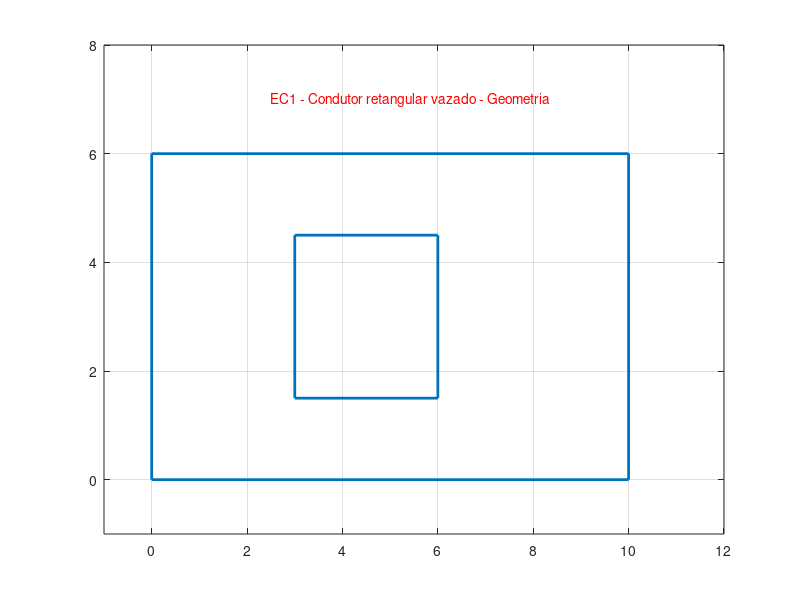

The MATLAB source for this figure: (Note: this script raises an error after producing the figure.)
%%%%%%%%%%%%%%%%%%%%%%%%%%%%%%%%%%%%%%%%%%%%%%%%%%%%%%%%%%%%%%%%%%%%%%
%
%		PTC3213 - EC1 � 2019 � M�todo das Diferen�as Finitas
%				Solu��o da Equa��o de Laplace
%  			        Turma �X�  - Professor �Y�
%
%    �Beltrano de Tal�	nUSP 11111111
%    �Ciclano de Tal�	nUSP 22222222
%    �Fulano de Tal�	nUSP 33333333
%
%%%%%%%%%%%%%%%%%%%%%%%%%%%%%%%%%%%%%%%%%%%%%%%%%%%%%%%%%%%%%%%%%%%%%
clear;
clf;
% define regiao:
% este dx e' a discretizacao utilizada (somente os valores abaixo s�o
% poss�veis!)
%dx=0.05; % Tempo de execu��o longo!!
%dx=0.1;
%dx=0.25;
dx=0.5;
 
eps0= 8.854e-12;
epsr= 2 ; %modificado
sigma= 3.0 ; %modificado
sigma_dual= 3.5 ; %modificado
dy=dx;
tol=1e-4;
maxit=1e4;
iter=0;
Vmin= 0 ; %modificado
Vmax= 100 ; %modificado
erro=0.0;
start= -1; % chute inicial
start_Dual= -1;

a= 10 ; %modificado
b= 6 ; %modificado
c= 3 ; %modificado
d= b-3 ; %modificado
g= 3 ; %modificado
h= (b-d)/2 ; %modificado
lx=a;
ly=b;
Nx=round(lx/dx)+1;
Ny=round(ly/dx)+1;
%
% figura 1 � Geometria do condutor
%
 figure(1);
xv = [0 a a 0 0 NaN g g g+c g+c g];
yv = [0 0 b b 0 NaN h h+d h+d h h];
%
%  Tra�ado do problema
 plot(xv,yv,'LineWidth',2)
 text(a/4,b+1,'EC1 - Condutor retangular vazado - Geometria','Color','r')
 grid on
 axis ([-1 a+2 -1 b+2])
%
%   Discretiza��o (gera��o da grade)
%
%
xgv=((1:Nx)-1)*dx;
ygv=((1:Ny)-1)*dx;
[x,y]=meshgrid(xgv,ygv);
[in,on] = inpolygon(x,y,xv,yv);
%
% figura 2 - Grade
%
% figure(2)
% plot(xv,yv) 
% text(a/3,b+1,'Grade Regular','Color','r')
% axis ([-1 a+2 -1 b+2])
% hold on
% plot(x(in&~on),y(in&~on),'r+') 
% 
% plot(x(on),y(on),'k*') 
% 
% axis ([-1 a+2 -1 b+2])
% grid on
% hold off
%
% figura 3 � Pontos do Contorno
%
% figure(3)
% spy(on)
% text((g+c/6)/dx,(h+d/3)/dx,'N�s - Contorno','Color','r')
%
% figura 4 - N�s internos
%
% figure(4)
% spy(in&~on)
% text((g+c/8)/dx,(h+d/3)/dx,'N�s - Grade interna','Color','r')
%
%  Atribui Condicoes de ontorno
%
r=find(in);      % tudo
p=find(in-on);   %so' n�s internos
q=find(on);      %so' fronteira
iVmax=find(((x(q)>0.99*g) & (x(q)<1.01*(g+c)) & (y(q)>0.99*h) & (y(q) < 1.01*(h+d))));
iFuro=find(((x(:,:)>g) & (x(:,:)<(g+c)) & (y(:,:)>h) & (y(:,:) < (h+d)))  );
Phi_prev=zeros(size(x));
Phi_new=zeros(size(x));
Phi_new(q(iVmax))= Vmax;
Phi_new(iFuro)= NaN;
Phi_new(p)= start;  
%
%Contador de itera��es
%
iter=0;
% Erro m�ximo entre duas itera��es
erro=max(max(abs(Phi_new-Phi_prev)));
%La�o iterativo
while(erro > tol && iter < maxit)%Executa at� convergir ou atingir o m�ximo de itera��es
    iter=iter+1; % Incrementa itera��o
    % Atualiza o potencial dos n�s internos pela m�dia dos 4 vizinhos - Eq. Laplace - M.D.F.
    for k=1:size(p)
        [i,j]=ind2sub(size(x),p(k));
            Phi_new(i,j)=(Phi_new(i-1,j)+Phi_new(i+1,j)+Phi_new(i,j-1)+Phi_new(i,j+1))/4;
    end
    % Calcula maximo erro entre Phi_atual e Phi_prev de todo o dominio
    erro=max(max(abs(Phi_new-Phi_prev)));
    eps(iter)=erro;
    %Atualiza a matriz de potenciais
    Phi_prev=Phi_new;
    %Exibe a progress�o da solu��o 
    %(Execu��o lenta; use apenas com discretiza��o grosseira)
    % figure (5);
    % imagesc(Phi_new);colorbar;
    % title(['Potenciais na iteracao no. ',int2str(iter),'   Erro = ', num2str(erro)],'Color','k'); 
    % getframe;
end
niter1=iter;
if (niter1 == maxit && erro > tol)
	disp([' N�mero m�ximo de itera��es atingido sem converg�ncia :', num2stg(niter1), '  itera��es � Erro: \n', num2str(erro), 'Os resultados podem n�o ter significado!\n']);
end
%
%
% Problema Dual (para tra�ado dos Quadrados Curvil�neos
%
% Atribui Condicoes de Contorno
iyDual=find( (y(:,:) < b/1.999) & (y(:,:) > b/2.001) );
iVmaxdual=find( (x(iyDual) > (-0.01)) & (x(iyDual) < (1.0001*g)));
i0=find( (x(iyDual)> (0.9999*(g+c))) & (x(iyDual)< (1.0001*a)) );
xfe=find(  x(q(iVmax))< 1.0001*min(x(q(iVmax))) );
xfd=find(  x(q(iVmax))> 0.9999*max(x(q(iVmax))) );
yfa=find(  y(q(iVmax))> 0.9999*max(y(q(iVmax))) );
yfb=find(  y(q(iVmax))< 1.0001*min(y(q(iVmax))) );
for k=1:size(iVmax)
    if ( abs( x(q(iVmax(k)))-min(x(q(iVmax))) )< tol && abs( y(q(iVmax(k)))-min(y(q(iVmax))) )< tol)
             [ieb,jeb]=ind2sub(size(x), q(iVmax(k)));
     elseif (abs( x(q(iVmax(k)))-min(x(q(iVmax))) )< tol && abs( y(q(iVmax(k)))-max(y(q(iVmax))) )< tol)
            [iea,jea]=ind2sub(size(x), q(iVmax(k)));
     elseif ( abs( x(q(iVmax(k)))-max(x(q(iVmax))) )< tol && abs( y(q(iVmax(k)))-min(y(q(iVmax))) )< tol)
             [idb,jdb]=ind2sub(size(x), q(iVmax(k)));
     elseif (abs( x(q(iVmax(k)))-max(x(q(iVmax))) )< tol && abs( y(q(iVmax(k)))-max(y(q(iVmax))) )< tol)
            [ida,jda]=ind2sub(size(x), q(iVmax(k)));
    end
 end
Dual_prev=zeros(size(x));
Dual_new=Dual_prev;
Dual_new(r)= -1;
Dual_new(iFuro)= NaN;
Dual_new(iyDual(iVmaxdual))=Vmax;
Dual_new(iyDual(i0))=Vmin;
p2=find(Dual_new(p) < 0);
Dual_new(r)= start_Dual;
Dual_new(iFuro)= NaN;
Dual_new(iyDual(iVmaxdual))=Vmax;
Dual_new(iyDual(i0))=Vmin;
%Contador de itera��es - dual
iter2=0;
% Erro m�ximo entre Phi_new e Phi_prev (Dual)
erro2=max(max(abs(Dual_new-Dual_prev)));
%La�o iterativo (Problema Dual)
while(erro2 > 10*tol && iter2 < maxit)%Executa at� convergir ou atingir o m�ximo de itera��es
    iter2=iter2+1; % Incrementa itera��o
    %Atualiza o potencial das fronteiras
    Dual_new(1,:)=Dual_prev(2,:);
    Dual_new(Ny,:)=Dual_prev(Ny-1,:);
    Dual_new(:,1)=Dual_prev(:,2);
    Dual_new(2:Ny-1,Nx)=Dual_prev(2:Ny-1,Nx-1);   
    for k=2:size(xfe)-1
        [ie,je]=ind2sub(size(Dual_new), q(iVmax(xfe(k))));
        Dual_new(ie,je)=Dual_new(ie,je-1);
    end
    for k=2:size(xfd)-1
        [id,jd]=ind2sub(size(Dual_new), q(iVmax(xfd(k))));
        Dual_new(id,jd)=Dual_new(id,jd+1);
    end
    for k=2:size(yfb)-1
        [ib,jb]=ind2sub(size(Dual_new), q(iVmax(yfb(k))));
        Dual_new(ib,jb)=Dual_new(ib-1,jb);
    end
    for k=2:size(yfa)-1
        [ia,ja]=ind2sub(size(Dual_new), q(iVmax(yfa(k))));
        Dual_new(ia,ja)=Dual_new(ia+1,ja);
    end
    Dual_new(iyDual(iVmaxdual))=Vmax;
    Dual_new(iyDual(i0))=Vmin;
    %     
    % Atualiza o potencial dos n�s internos pela m�dia dos 4 vizinhos - Eq. Laplace - M.D.F.
    for k=1:size(p2) 
        [i,j]=ind2sub(size(x),p(p2(k)));
        Dual_new(i,j)=(Dual_new(i-1,j)+Dual_new(i+1,j)+Dual_new(i,j-1)+Dual_new(i,j+1))/4;
    end
    %Cantos
    Dual_new(ieb,jeb)=(Dual_new(ieb-1,jeb)+Dual_new(ieb+1,jeb)+Dual_new(ieb,jeb-1)+Dual_new(ieb,jeb+1))/4;
    Dual_new(iea,jea)=(Dual_new(iea-1,jea)+Dual_new(iea+1,jea)+Dual_new(iea,jea-1)+Dual_new(iea,jea+1))/4;
    Dual_new(idb,jdb)=(Dual_new(idb-1,jdb)+Dual_new(idb+1,jdb)+Dual_new(idb,jdb-1)+Dual_new(idb,jdb+1))/4;
    Dual_new(ida,jda)=(Dual_new(ida-1,jda)+Dual_new(ida+1,jda)+Dual_new(ida,jda-1)+Dual_new(ida,jda+1))/4;
    % Calcula maximo erro entre Phi_atual e Phi_prev de todo o dominio
    erro2=max(max(abs(Dual_new-Dual_prev)));
    eps2(iter2)=erro2;
    %Atualiza a matriz de potenciais
    Dual_prev=Dual_new;
    %
    %Exibe a progress�o da solu��o (execu��o do programa mais lenta!)
%     figure (6);
%     imagesc(Dual_new);colormap(cool);colorbar;
%     title(['Potenciais na iteracao no. ',int2str(iter2),' Erro = ', num2str(erro2)],'Color','k'); 
%     getframe;
end
niter2=iter2;
if (niter2 == maxit && erro2 > 10*tol)
	disp([' N�mero m�ximo de itera��es atingido sem converg�ncia:  ', num2stg(niter2), '  itera��es � Erro: \n', num2str(erro2), 'Interprete este resultado com ressalvas!\n']);
end
%
%Evolu��o das Itera��es
figure (7)
% Tra�a a evolu��o das itera��es
grid on
semilogy(eps, '*'); xlabel('Itera��es'); ylabel('Erro');xlim([0,niter1]);
title('Evolu��o das Itera��es')
hold on
semilogy(eps2, 'ro');xlim([0,max(niter1,niter2)]);
legend ('Original','Dual');
hold off
%
%    Corrente Total
%
Somat=sum(Phi_new(2,:))+sum(Phi_new(Ny-1,:))+sum(Phi_new(:,2))+sum(Phi_new(:,Nx-1));
I=  sigma*1e-3*1*Somat; %modificado
%
%   Resistencia
%
R=   (Vmax-Vmin)/I; %modificado
%
%   Capacitancia
%
Cap= (epsr*eps0)/(sigma*1e-3*R); %modificado
%
%      Resistencia dual
%
Rdual= 1/(2*R*sigma*1e-3*1*sigma_dual*1e-3*1);
% Densidade de carga:
Dn=[Phi_new(2,1:Nx-1),Phi_new(1:Ny-1,Nx-1)',Phi_new(Ny-1,1:Nx-1),Phi_new(1:Ny-1,2)']*epsr*eps0/dx*100;
ol=(1:length(Dn))-1;
%figure(8), plot(ol*dx,Dn), xlabel('l (m)'), ylabel ('  ?????   ');
%
%   Densidade Superficial de Carga M�nima
%
Rho_s_min = max(Dn);  %modificado
%
figure (7);
%
%     Tra�ado dos vetores de campo eletrico (apenas para visualiza��o!)
%[ex,ey]=gradient(Phi_new);
% scale=2;
% Q=quiver(x,y,-ex,-ey, scale);
% c = Q.Color;
% Q.Color = 'red';
%
%  Equipotenciais
%
V=0:10:Vmax;
%V(1)=1e-6; V(11)=V(11)-1e-6;
[C,H]=contour(Phi_new,V); %modificado
clabel(C,V);
axis('equal');
hold on
%
% Equipotencias - Problema Dual (para tra�ado dos quadrados curvil�neos)
%
sp=(R/2)*sigma*1e-3*1; %modificado
ntubos = 5/sp;
disp(['Num. tubos = ',num2str(ntubos)]);
dV = Vmax/ntubos;
V = 0:dV:Vmax;
%V(1)=1e-6; V(11)=V(11)-1e-6;
[C,H]= contour(Dual_new,V); %modificado
axis('equal');
hold off
%
% Impress�o de resultados  >>> Aten��o para as unidades !!!!<<<<< 
%
disp('EP - 1 : ');
fprintf('b= %d  c= %d  d= %d  g= %d  h= %1.1g  (valores em cm)\n', b,c,d,g,h);
fprintf('eps_r= %1.1g   Sigma = %1.1g mS/m   Sigma_dual = %1.1g mS/m \n', epsr,sigma,sigma_dual);
disp(['Densidade superficial de Carga m�nima = ',num2str(Rho_s_min*1e9),'  nC/m^2']);  %modificado
disp(['Resist�ncia = ',num2str(   R   ),'  ohms  ']); %modificado
disp(['Capacit�ncia = ',num2str(Cap*1e12),'  pF  ']); %modificado
disp(['Resist�ncia Dual = ',num2str(   Rdual    ),'  ohms    ']); %modificado
%
%  FIM
%

